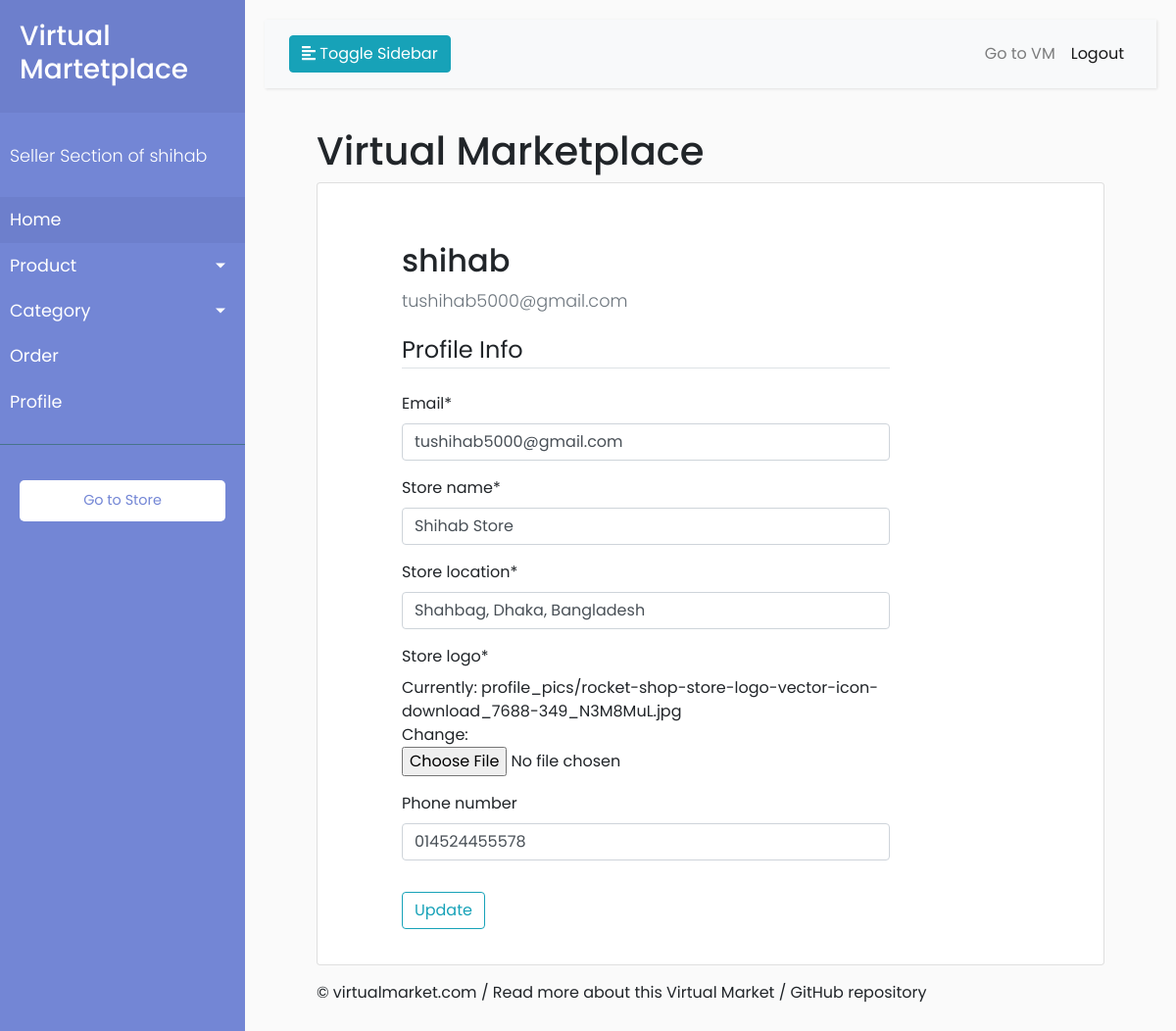
The app's page /accounts/profile/ (signed in) with its own data.
### accounts/models.py (models this page shows, shortened)
class User(AbstractUser):
    is_seller = models.BooleanField(default=False)
    is_customer = models.BooleanField(default=False)

class Seller(models.Model):
    user = models.OneToOneField(User, on_delete=models.CASCADE, primary_key=True)
    store_name = models.CharField(max_length=100, default='test')
    store_location = models.CharField(max_length=200, default='test')
    phone_regex = RegexValidator(regex=r'^\+?1?\d{9,15}$',
                                 message="Phone number must be entered in the format: '+999999999'. Up to 15 digits allowed.")
    phone_number = models.CharField(validators=[phone_regex], max_length=17,
                                    blank=True, default='99999999999999')  # validators should be a list
    store_logo = models.ImageField(default="default.jpg", upload_to="profile_pics")

### accounts/views.py (the view)
# urls.py: path('profile/', seller_views.seller_profile, name='seller_profile'),
@login_required
def seller_profile(request):
    if request.method == 'POST':
        u_form = UserUpdateForm(request.POST, instance=request.user)
        p_form = ProfileUpdateForm(request.POST, request.FILES, instance=Seller.objects.get(user=request.user))
        if u_form.is_valid() and p_form.is_valid():
            u_form.save()
            p_form.save()
            messages.info(request, "Your account has been updated.")
            return redirect('dashboard')
    else:
        u_form = UserUpdateForm(instance=request.user)
        p_form = ProfileUpdateForm(instance=Seller.objects.get(user=request.user))
    context={
        'u_form': u_form,
        'p_form': p_form,
        'accounts': request.user,
    }
    return render(request, 'accounts/seller_profile.html', context)

### accounts/forms.py
class UserUpdateForm(forms.ModelForm):
    email = forms.EmailField()
    class Meta:
        model = User
        fields = ['email']

class ProfileUpdateForm(forms.ModelForm):
    class Meta:
        model = Seller
        fields = ['store_name', 'store_location', 'store_logo', 'phone_number']

### accounts/templates/accounts/seller_profile.html (shortened to what this page needs)
{% extends "dashboard/dashboard.html" %}
{% load crispy_forms_tags %}
{% block main %}
    <div class="row">
        <div class="col-lg-1" style="padding-top: 20px;"></div>
        <div class="content-section col-lg-8" style="padding-top: 40px;">
        <div class="media">
            <div class="media-body">
            <h2 class="account-heading"> {{accounts.username}} </h2>
            <p class="text-secondary"> {{accounts.email}} </p>
            </div>
        </div>
        <form method="POST" enctype="multipart/form-data">
            <fieldset class="form-group">
                <legend class="border-bottom mb-4">Profile Info</legend>
                {{ u_form|crispy }}
                {{ p_form|crispy }}
            </fieldset>
            <div class="form-group">
                <button class="btn btn-outline-info" type="submit">Update</button>
            </div>
        </form>
        </div>
     <div class="col-lg-2"></div>
    </div>
{% endblock %}

### store/templates/dashboard/dashboard.html (shortened to what this page needs)
{% load static %}
{% load crispy_forms_tags %}
<!DOCTYPE html>
<html>
    <head>
        <link rel="stylesheet" href="https://maxcdn.bootstrapcdn.com/bootstrap/4.0.0/css/bootstrap.min.css">
        <link rel="stylesheet" href="https://use.fontawesome.com/releases/v5.8.1/css/all.css">
        <link rel="stylesheet" type="text/css" href="{% static 'accounts/main.css' %}">
        <link rel="stylesheet" href="{% static 'accounts/style.css' %}">
    </head>
    <body>
         <div class="wrapper">
        <nav id="sidebar">
            <div class="sidebar-header">
                <h3> Virtual Martetplace</h3>
            </div>
            <ul class="list-unstyled components">
                <p> Seller Section of {{ accounts.username}} </p>
                <li class="active">
                    <a href="{% url 'dashboard' %}">Home</a>
                </li>
                <li>
                    <a href="#pageSubmenu" data-toggle="collapse" aria-expanded="false" class="dropdown-toggle">Product</a>
                </li>
                <li>
                    <a href="#pageSubmenu2" data-toggle="collapse" aria-expanded="false" class="dropdown-toggle">Category</a>
                </li>
                 <li>
                    <a href="{% url 'order-list' %}">Order</a>
                </li>
                <li>
                    <a href="{% url 'seller_profile' %}">Profile</a>
                </li>
            </ul>
            <ul class="list-unstyled CTAs">
                <li>
                    <a href="{% url 'store_view' accounts.username %}" class="download">Go to Store</a>
                </li>
            </ul>
        </nav>
        <div id="content">
            <nav class="navbar navbar-expand-lg navbar-light bg-light">
                <div class="container-fluid">
                    <button type="button" id="sidebarCollapse" class="btn btn-info">
                        <i class="fas fa-align-left"></i>
                        <span>Toggle Sidebar</span>
                    </button>
                    <div class="collapse navbar-collapse" id="navbarSupportedContent">
                        <ul class="nav navbar-nav ml-auto">
                             <li class="nav-item">
                                <a class="nav-link" href="{% url 'home_view' %}">Go to VM</a>
                            </li>
                            <li class="nav-item active">
                                <a class="nav-link" href="{% url 'logout' %}">Logout</a>
                            </li>
                        </ul>
                    </div>
                </div>
            </nav>
            <div class="container my-4">
                <div class="row justify-content-center">
                <div class="col-md-11 col-sm-12">
                  <div class="row">
                    <div class="col-8">
                      <h1 class="logo">
                        <a  class="nameplate" href="{% url 'home_view' %}">
                         Virtual Marketplace
                        </a>
                      </h1>
                    </div>
                  </div>
                  <div class="card mb-3">
                    <div class="card-body">
                        {% block main %}
                        {% endblock %}
                    </div>
                  </div>
                  <footer>
                    <a href="#">© virtualmarket.com</a>
                    /
                    <a href="#">Read more about this Virtual Market</a>
                    /
                    <a href="#">GitHub repository</a>
                  </footer>
                </div>
              </div>
            </div>
        </div>
    </div>
    </body>
</html>

### accounts/static/accounts/style.css (style rules this page uses)
body { font-family: 'Poppins', sans-serif; background: #fafafa; }
p { font-family: 'Poppins', sans-serif; font-size: 1.1em; font-weight: 300; line-height: 1.7em; color: #999; }
a, a:hover, a:focus { color: inherit; text-decoration: none; transition: all 0.3s; }
.navbar { padding: 15px 10px; background: #fff; border: none; border-radius: 0; margin-bottom: 40px; box-shadow: 1px 1px 3px rgba(0, 0, 0, 0.1); }
.wrapper { display: flex; width: 100%; align-items: stretch; }
#sidebar { min-width: 250px; max-width: 250px; background: #7386D5; color: #fff; transition: all 0.3s; }
#sidebar .sidebar-header { padding: 20px; background: #6d7fcc; }
#sidebar ul.components { padding: 20px 0; border-bottom: 1px solid #47748b; }
#sidebar ul p { color: #fff; padding: 10px; }
#sidebar ul li a { padding: 10px; font-size: 1.1em; display: block; }
#sidebar ul li.active>a, a[aria-expanded="true"] { color: #fff; background: #6d7fcc; }
a[data-toggle="collapse"] { position: relative; }
.dropdown-toggle::after { display: block; position: absolute; top: 50%; right: 20px; transform: translateY(-50%); }
ul.CTAs { padding: 20px; }
ul.CTAs a { text-align: center; font-size: 0.9em !important; display: block; border-radius: 5px; margin-bottom: 5px; }
a.download { background: #fff; color: #7386D5; }
#content { width: 100%; padding: 20px; min-height: 100vh; transition: all 0.3s; }

### records on screen
User: username "shihab", email "tushihab5000@gmail.com"
Seller: store_name "Shihab Store", store_location "Shahbag, Dhaka, Bangladesh", phone_number "014524455578"
